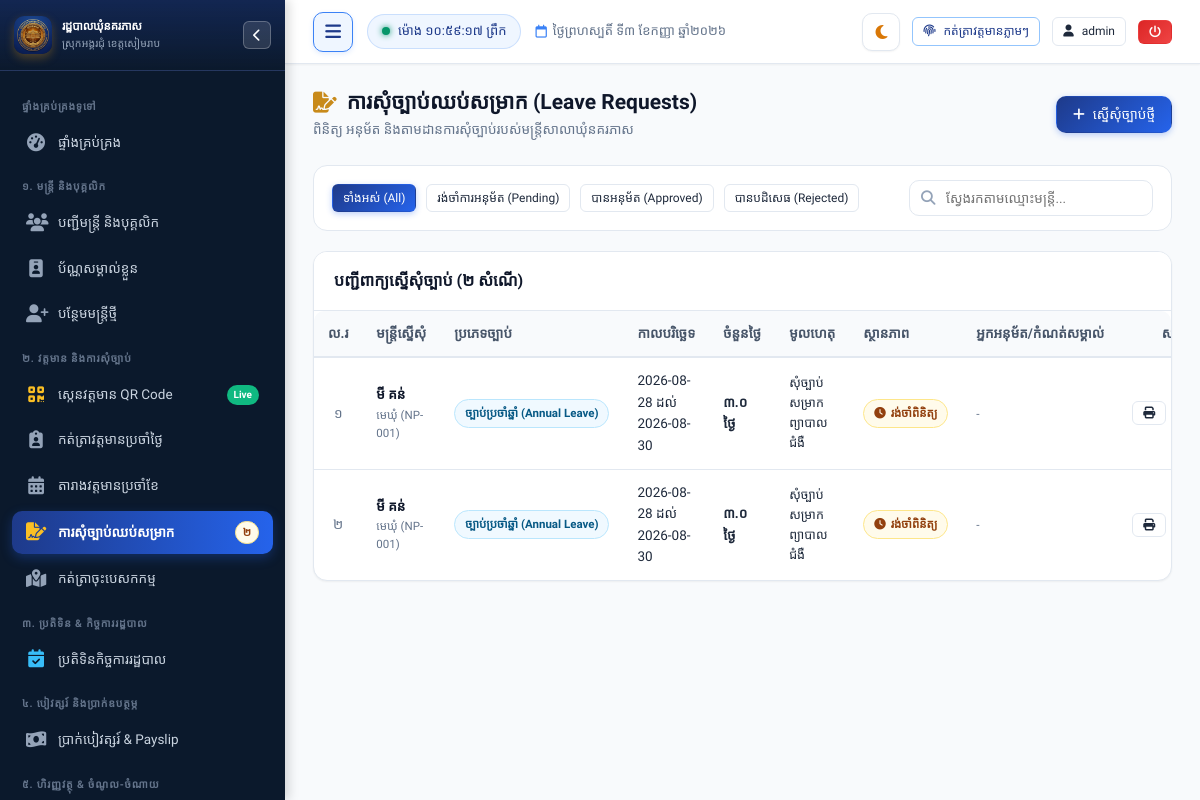
Screenshot of /leave (signed in) with the database file from the repository.
### tables this page shows
CREATE TABLE leave_requests (
        id INTEGER PRIMARY KEY AUTOINCREMENT,
        staff_id INTEGER NOT NULL,
        leave_type TEXT NOT NULL, -- 'annual', 'sick', 'personal', 'maternity', 'special'
        start_date TEXT NOT NULL,
        end_date TEXT NOT NULL,
        total_days REAL NOT NULL DEFAULT 1,
        reason TEXT NOT NULL,
        attachment TEXT,
        status TEXT DEFAULT 'pending', -- 'pending', 'approved', 'rejected'
        approved_by INTEGER,
        approval_remarks TEXT,
        approved_at TIMESTAMP,
        created_at TIMESTAMP DEFAULT CURRENT_TIMESTAMP,
        FOREIGN KEY (staff_id) REFERENCES staff (id) ON DELETE CASCADE
    );

CREATE TABLE staff (
        id INTEGER PRIMARY KEY AUTOINCREMENT,
        officer_code TEXT UNIQUE NOT NULL,
        name_kh TEXT NOT NULL,
        name_en TEXT NOT NULL,
        gender TEXT NOT NULL, -- 'ប្រុស', 'ស្រី'
        dob TEXT NOT NULL,
        national_id TEXT,
        phone TEXT,
        email TEXT,
        village TEXT NOT NULL,
        commune TEXT DEFAULT 'នគរភាស',
        district TEXT DEFAULT 'វ៉ារិន',
        province TEXT DEFAULT 'សៀមរាប',
        address TEXT,
        category TEXT NOT NULL, -- 'council', 'clerk', 'contract', 'village'
        position_title_kh TEXT NOT NULL,
        position_title_en TEXT,
        cadre_level TEXT, -- កម្រិតក្របខណ្ឌ
        appointment_date TEXT,
        contract_end_date TEXT,
        base_salary REAL DEFAULT 0,
        position_allowance REAL DEFAULT 0,
        family_allowance REAL DEFAULT 0,
        education_level TEXT,
        photo TEXT,
        status TEXT DEFAULT 'active', -- 'active', 'resigned', 'retired', 'suspended'
        emergency_contact TEXT,
        notes TEXT,
        created_at TIMESTAMP DEFAULT CURRENT_TIMESTAMP,
        updated_at TIMESTAMP DEFAULT CURRENT_TIMESTAMP
    );

### app.py (the view)
@app.route("/leave")
@login_required
def leave_list():
    status_filter = request.args.get("status", "all")
    conn = get_db()
    cursor = conn.cursor()
    query = """
        SELECT l.*, s.officer_code, s.name_kh, s.position_title_kh, s.category,
               u.full_name as approver_name
        FROM leave_requests l
        JOIN staff s ON l.staff_id = s.id
        LEFT JOIN users u ON l.approved_by = u.id
        WHERE 1=1
    """
    params = []
    if session.get("role") == "staff":
        query += " AND l.staff_id = ?"
        params.append(session.get("staff_id", 0))
    if status_filter in ["pending", "approved", "rejected"]:
        query += " AND l.status = ?"
        params.append(status_filter)
    query += " ORDER BY l.created_at DESC"
    cursor.execute(query, params)
    leave_requests = cursor.fetchall()
    conn.close()
    return render_template(
        "leave/list.html",
        leave_requests=leave_requests,
        status_filter=status_filter
    )

### app.py (called while the page is built, shortened)
@app.teardown_appcontext
def teardown_db(exception=None):
    close_db_connection(exception)

@app.after_request
def add_cache_headers(response):
    if request.path.startswith('/static/css') or request.path.startswith('/static/js'):
        response.headers['Cache-Control'] = 'no-cache, must-revalidate'
    elif request.path.startswith('/static') or request.path == '/favicon.ico':
        response.headers['Cache-Control'] = 'public, max-age=86400'
    return response

@app.before_request
def ensure_database_ready():
    if request.path.startswith('/static') or request.path == '/favicon.ico':
        return

@app.template_filter("kh_num")
def kh_num_filter(val):
    return to_khmer_num(val)

### database.py (called while the page is built, shortened)
def _raw_create_connection():
    conn = sqlite3.connect(DB_PATH)
    conn.row_factory = sqlite3.Row
    conn.execute("PRAGMA foreign_keys = ON")
    conn.execute("PRAGMA journal_mode = WAL")
    conn.execute("PRAGMA synchronous = NORMAL")
    conn.execute("PRAGMA cache_size = -64000")
    return SqliteConnectionWrapper(conn)

def get_db():
    global _DB_SCHEMA_INITIALIZED
    conn = None
    try:
        from flask import g, has_request_context
        if has_request_context():
            if not hasattr(g, 'db') or g.db is None:
                g.db = _raw_create_connection()
            conn = g.db
    except ImportError:
        pass
    if conn is None:
        conn = _raw_create_connection()
    if not _DB_SCHEMA_INITIALIZED:
        _DB_SCHEMA_INITIALIZED = True
        try:
            init_db(conn)
        except Exception as e:
            print(f"[Auto Schema Init Notice] {e}")
    return conn

def close_db_connection(e=None):
    try:
        from flask import g, has_request_context
        if has_request_context():
            db = getattr(g, 'db', None)
            if db is not None:
                g.db = None
                db._real_close()
    except ImportError:
        pass

    def cursor(self):
        return self._conn.cursor()

    def close(self):
        try:
            from flask import g, has_request_context
            if has_request_context() and getattr(g, 'db', None) is self:
                return
        except ImportError:
            pass
        self._real_close()

### templates/leave/list.html (shortened to what this page needs)
{% extends "base.html" %}
{% block content %}
<div class="page-header">
  <div class="page-header-title">
    <h1>
      <i class="fa-solid fa-file-signature text-gold"></i>
      <span>ការសុំច្បាប់ឈប់សម្រាក (Leave Requests)</span>
    </h1>
    <p>ពិនិត្យ អនុម័ត និងតាមដានការសុំច្បាប់របស់មន្ត្រីសាលាឃុំនគរភាស</p>
  </div>
  <div class="page-actions">
    <a href="{{ url_for('leave_request_create') }}" class="btn btn-primary">
      <i class="fa-solid fa-plus"></i>
      <span>ស្នើសុំច្បាប់ថ្មី</span>
    </a>
  </div>
</div>
<div class="filter-toolbar">
  <div class="filter-group">
    <a href="{{ url_for('leave_list', status='all') }}" class="btn btn-sm {% if status_filter == 'all' %}btn-primary{% else %}btn-outline{% endif %}">
      ទាំងអស់ (All)
    </a>
    <a href="{{ url_for('leave_list', status='pending') }}" class="btn btn-sm {% if status_filter == 'pending' %}btn-warning{% else %}btn-outline{% endif %}">
      រង់ចាំការអនុម័ត (Pending)
    </a>
    <a href="{{ url_for('leave_list', status='approved') }}" class="btn btn-sm {% if status_filter == 'approved' %}btn-success{% else %}btn-outline{% endif %}">
      បានអនុម័ត (Approved)
    </a>
    <a href="{{ url_for('leave_list', status='rejected') }}" class="btn btn-sm {% if status_filter == 'rejected' %}btn-danger{% else %}btn-outline{% endif %}">
      បានបដិសេធ (Rejected)
    </a>
  </div>
  <div class="search-input-wrapper">
    <i class="fa-solid fa-magnifying-glass search-icon"></i>
    <input type="text" id="table-client-search" class="form-control" placeholder="ស្វែងរកតាមឈ្មោះមន្ត្រី...">
  </div>
</div>
<div class="card">
  <div class="card-header">
    <div class="card-title">
      <span>បញ្ជីពាក្យស្នើសុំច្បាប់ ({{ leave_requests | length | kh_num }} សំណើ)</span>
    </div>
  </div>
  <div class="card-body" style="padding: 0;">
    <div class="table-responsive">
      <table class="custom-table filterable-table">
        <thead>
          <tr>
            <th style="width: 50px; text-align: center;">ល.រ</th>
            <th>មន្ត្រីស្នើសុំ</th>
            <th>ប្រភេទច្បាប់</th>
            <th>កាលបរិច្ឆេទ</th>
            <th>ចំនួនថ្ងៃ</th>
            <th>មូលហេតុ</th>
            <th>ស្ថានភាព</th>
            <th>អ្នកអនុម័ត/កំណត់សម្គាល់</th>
            <th style="text-align: center; width: 140px;">សកម្មភាព</th>
          </tr>
        </thead>
        <tbody>
          {% for l in leave_requests %}
          <tr>
            <td style="text-align: center; color: var(--text-muted);">{{ loop.index | kh_num }}</td>
            <td>
              <div style="font-weight: 600; color: var(--primary-dark);">{{ l.name_kh }}</div>
              <div style="font-size: 11.5px; color: var(--text-muted);">{{ l.position_title_kh }} ({{ l.officer_code }})</div>
            </td>
            <td>
              <span class="badge badge-info">{{ LEAVE_TYPES.get(l.leave_type, l.leave_type) }}</span>
            </td>
            <td>
              <div>{{ l.start_date }} ដល់ {{ l.end_date }}</div>
            </td>
            <td><strong>{{ l.total_days | kh_num }} ថ្ងៃ</strong></td>
            <td>
              <div style="max-width: 250px; white-space: normal; font-size: 12.5px;">{{ l.reason }}</div>
            </td>
            <td>
              {% if l.status == 'approved' %}
              <span class="badge badge-success"><i class="fa-solid fa-check"></i> បានអនុម័ត</span>
              {% elif l.status == 'rejected' %}
              <span class="badge badge-danger"><i class="fa-solid fa-xmark"></i> បានបដិសេធ</span>
              {% else %}
              <span class="badge badge-warning"><i class="fa-solid fa-clock"></i> រង់ចាំពិនិត្យ</span>
              {% endif %}
            </td>
            <td>
              {% if l.approver_name %}
              <div style="font-size: 12px; font-weight: 600;">{{ l.approver_name }}</div>
              <div style="font-size: 11px; color: var(--text-muted);">{{ l.approval_remarks or '-' }}</div>
              {% else %}
              <span style="color: var(--text-muted); font-size: 12px;">-</span>
              {% endif %}
            </td>
            <td style="text-align: center;">
              <div style="display: flex; justify-content: center; gap: 6px;">
                <a href="{{ url_for('leave_print_slip', leave_id=l.id) }}" target="_blank" class="btn btn-sm btn-outline" title="បោះពុម្ពលិខិតអនុញ្ញាតច្បាប់">
                  <i class="fa-solid fa-print"></i>
                </a>
              </div>
            </td>
          </tr>
          {% endfor %}
        </tbody>
      </table>
    </div>
  </div>
</div>
{% endblock %}

### rows the page displays
leave_requests: name_kh "មី គន់", position_title_kh "មេឃុំ", officer_code "NP-001", get "ច្បាប់ប្រចាំឆ្នាំ (Annual Leave)", start_date "2026-08-28", end_date "2026-08-30", total_days|kh_num "៣.០", reason "សុំច្បាប់សម្រាកព្យាបាលជំងឺ", status "pending" (drawn)
leave_requests: name_kh "មី គន់", position_title_kh "មេឃុំ", officer_code "NP-001", get "ច្បាប់ប្រចាំឆ្នាំ (Annual Leave)", start_date "2026-08-28", end_date "2026-08-30", total_days|kh_num "៣.០", reason "សុំច្បាប់សម្រាកព្យាបាលជំងឺ", status "pending" (drawn)

### other values shown
{{ pending_leaves_count | kh_num }} "២"
{{ today_khmer }} "ថ្ងៃព្រហស្បតិ៍ ទី៣ ខែកញ្ញា ឆ្នាំ២០២៦"
{{ session.username }} "admin"
{{ leave_requests | length | kh_num }} "២"
